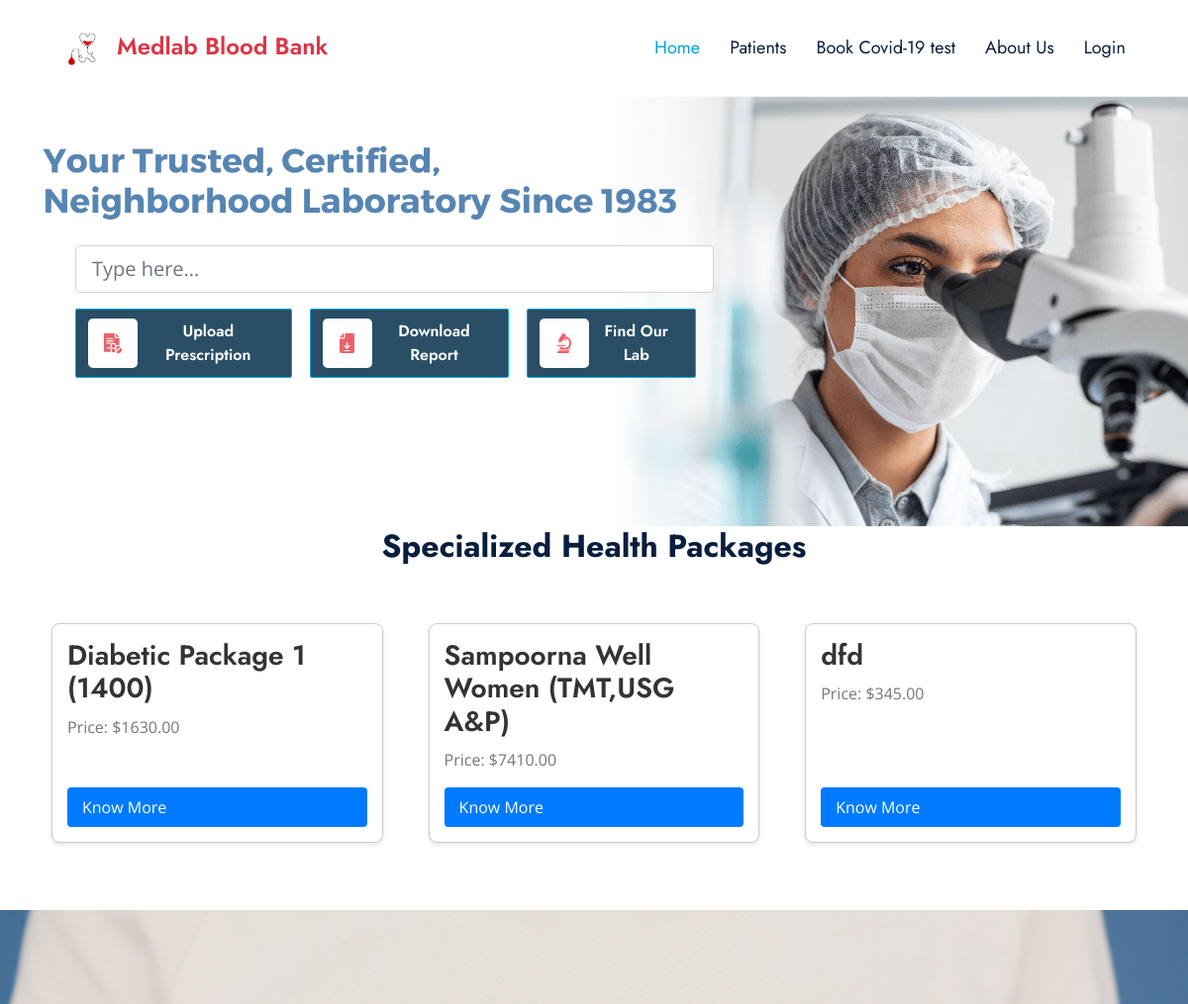
The app's page /homelab/ (upper part), older data.
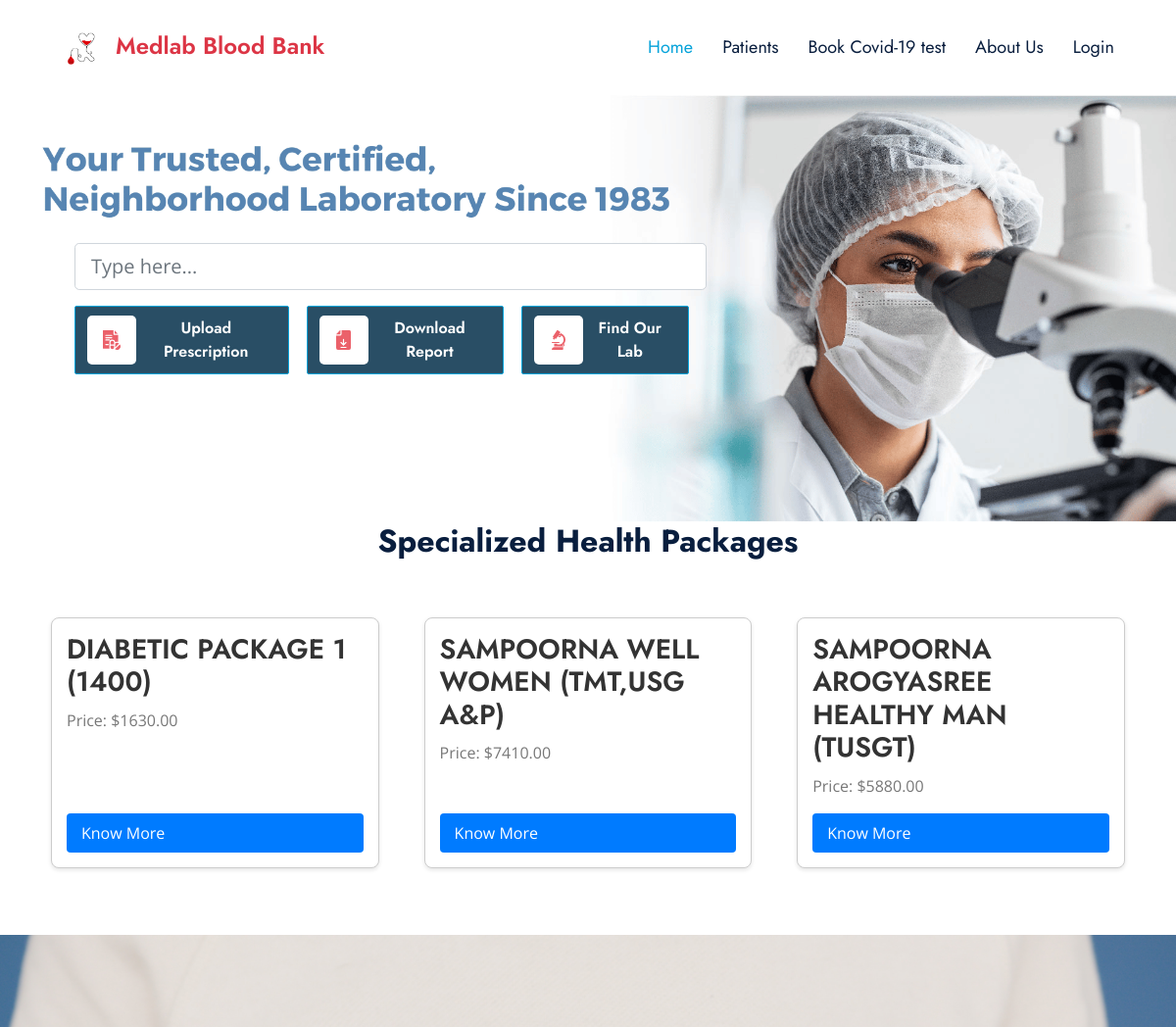
The same page, newer data.
### website/models.py (models this page shows, shortened)
class LaboratoryTest(models.Model):
    test_name = models.CharField(max_length=255)
    test_price = models.DecimalField(max_digits=10, decimal_places=2)
    package_details = models.JSONField()

### website/views.py (the view)
# urls.py: path('homelab/',homelab,name='homelab'),
def homelab(request):
    print("View function executed!")
    lab_tests = LaboratoryTest.objects.all()
    print("Number of records:", lab_tests.count())
    paginator = Paginator(lab_tests, 3)
    page = request.GET.get('page', 1)
    try:
        lab_tests_page = paginator.page(page)
    except PageNotAnInteger:
        lab_tests_page = paginator.page(1)
    except EmptyPage:
        lab_tests_page = paginator.page(paginator.num_pages)
    context = {
        'lab_tests_page': lab_tests_page,
    }
    return render(request, 'labhome.html', context)

### templates/labhome.html (shortened to what the changed rows need)
{% extends 'baselab.html' %}
{% block content %}
{% load static %}
    <div class="container">
        <h2 class="text-center mb-5">Specialized Health Packages</h2>
        <div class="test-container">
            {% if lab_tests_page %}
                {% for test in lab_tests_page %}
                    <div class="test-box">
                        <h3>{{ test.test_name }}</h3>
                        <p>Price: ${{ test.test_price }}</p>
                        <a href="{% url 'show_test_details' test.id %}" class="know-more-btn">Know More</a>
                    </div>
                {% endfor %}
            {% else %}
                <p>No data available.</p>
            {% endif %}
        </div>
    </div>
    {% endblock %}

Row changes from the older to the newer data that the page shows:
removed LaboratoryTest: test_name "dfd", test_price "345.00"
changed LaboratoryTest: test_name "Diabetic Package 1 (1400)" → "DIABETIC PACKAGE 1 (1400)"
changed LaboratoryTest: test_name "Sampoorna Well Women (TMT,USG A&P)" → "SAMPOORNA WELL WOMEN (TMT,USG A&P)"
now on this page (row edited): LaboratoryTest: test_name "SAMPOORNA AROGYASREE HEALTHY MAN (TUSGT)", test_price "5880.00"
